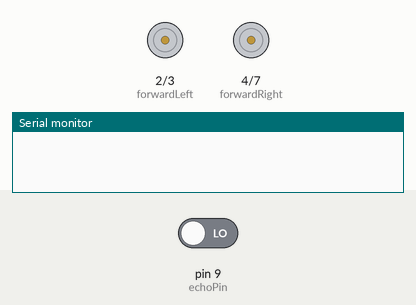
Recording of a sketch running on a simulated Arduino Uno, built with avr-gcc and run on an emulated ATmega328P. Shown: motor-driver pin pairs drawn as motors (green arrow = first pin HIGH = forward, orange = second pin HIGH = backward, longer = more drive, scaled by the enable pin), the last lines printed to the serial monitor. The test bench sets the inputs (shaded band); at power-on: pin 9 (echoPin) LOW.

Above: at 0.1 s.
At 5.1 s:
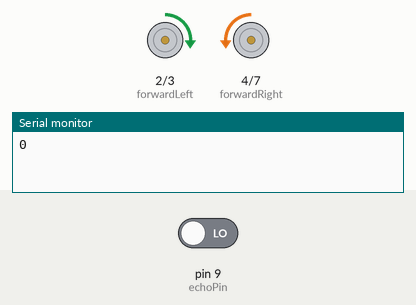
Timing chart, 0 to 6.6 s (numbered marks = the images above):
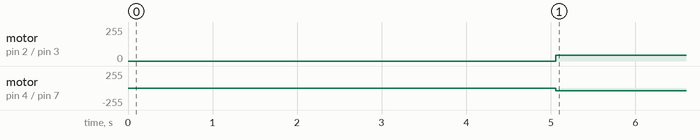

Measured:
- by itself, motor on pin 2 (forwardLeft) / pin 3 (backLeft): stopped → forward 44/255 at 5.1 s
- by itself, motor on pin 4 (forwardRight) / pin 7 (backRight): stopped → backward 44/255 at 5.1 s

The sketch:

motordriverandus.ino
```cpp
const int pwmLeft = 5;
const int pwmRight = 6;
const int forwardLeft = 2; //left = motor A
const int backLeft = 3;
const int forwardRight = 4; //right = motor B
const int backRight = 7;
const int trigPin = 8;
const int echoPin = 9;
//ultrasonic sensor
long ultraAvg[4];
long average;
int duration;
//drive
int normalSpeed = 300;
int slowSpeed = 100;

void setup() {
  //put your setup code here, to run once:
  pinMode(pwmLeft, OUTPUT);
  pinMode(pwmRight, OUTPUT);
  pinMode(forwardLeft, OUTPUT);
  pinMode(backLeft, OUTPUT);
  pinMode(forwardRight, OUTPUT);
  pinMode(backRight, OUTPUT);
  pinMode(trigPin, OUTPUT);
  pinMode(echoPin, INPUT);
  Serial.begin(9600);
  for(int i = 0; i < 4; i++){
    readSensor();
  }
}

void loop() {
  // put your main code here, to run repeatedly:
  readSensor();
  average = avgSensor();
  Serial.println(average);
  if(average > 20){
    analogWrite(pwmLeft, normalSpeed);
    analogWrite(pwmRight, normalSpeed);

    digitalWrite(forwardLeft, HIGH);
    digitalWrite(backLeft, LOW);
    digitalWrite(forwardRight, HIGH);
    digitalWrite(backRight, LOW);
  }else{
    analogWrite(pwmLeft, normalSpeed);
    analogWrite(pwmRight, normalSpeed);

    digitalWrite(forwardLeft, HIGH);
    digitalWrite(backLeft, LOW);
    digitalWrite(forwardRight, LOW);
    digitalWrite(backRight, HIGH);
  }

}

void readSensor(){
  digitalWrite(trigPin, LOW);
  delay(2);
  digitalWrite(trigPin, HIGH);
  delay(10);
  digitalWrite(trigPin, LOW);
  duration = pulseIn(echoPin, HIGH);
  for(int i = 0; i < 3; i++){
    ultraAvg[i] = ultraAvg[i + 1];
  }
  ultraAvg[3] = duration * 0.034/2;
}

long avgSensor(){
  long sum = 0;
  for(int i = 0; i < 4; i++){
    sum += ultraAvg[i];
  }
  return sum/4.0;
}
```
